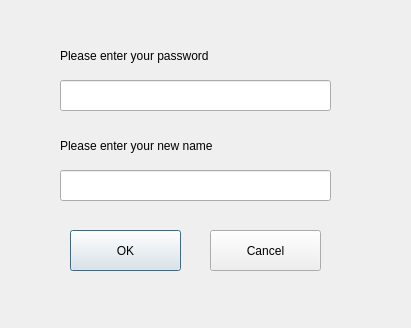
<?xml version="1.0" encoding="UTF-8"?>
<ui version="4.0">
 <class>ChangeName</class>
 <widget class="QDialog" name="ChangeName">
  <property name="geometry">
   <rect>
    <x>0</x>
    <y>0</y>
    <width>411</width>
    <height>328</height>
   </rect>
  </property>
  <property name="windowTitle">
   <string>Dialog</string>
  </property>
  <widget class="QLabel" name="label_2">
   <property name="geometry">
    <rect>
     <x>60</x>
     <y>40</y>
     <width>271</width>
     <height>31</height>
    </rect>
   </property>
   <property name="text">
    <string>Please enter your password</string>
   </property>
  </widget>
  <widget class="QLabel" name="label_3">
   <property name="geometry">
    <rect>
     <x>60</x>
     <y>130</y>
     <width>211</width>
     <height>31</height>
    </rect>
   </property>
   <property name="text">
    <string>Please enter your new name</string>
   </property>
  </widget>
  <widget class="QLineEdit" name="Password">
   <property name="geometry">
    <rect>
     <x>60</x>
     <y>80</y>
     <width>271</width>
     <height>31</height>
    </rect>
   </property>
  </widget>
  <widget class="QLineEdit" name="NewName">
   <property name="geometry">
    <rect>
     <x>60</x>
     <y>170</y>
     <width>271</width>
     <height>31</height>
    </rect>
   </property>
  </widget>
  <widget class="QPushButton" name="Ok">
   <property name="geometry">
    <rect>
     <x>70</x>
     <y>230</y>
     <width>111</width>
     <height>41</height>
    </rect>
   </property>
   <property name="text">
    <string>OK</string>
   </property>
  </widget>
  <widget class="QPushButton" name="Cancel">
   <property name="geometry">
    <rect>
     <x>210</x>
     <y>230</y>
     <width>111</width>
     <height>41</height>
    </rect>
   </property>
   <property name="text">
    <string>Cancel</string>
   </property>
  </widget>
 </widget>
 <resources/>
 <connections/>
</ui>
